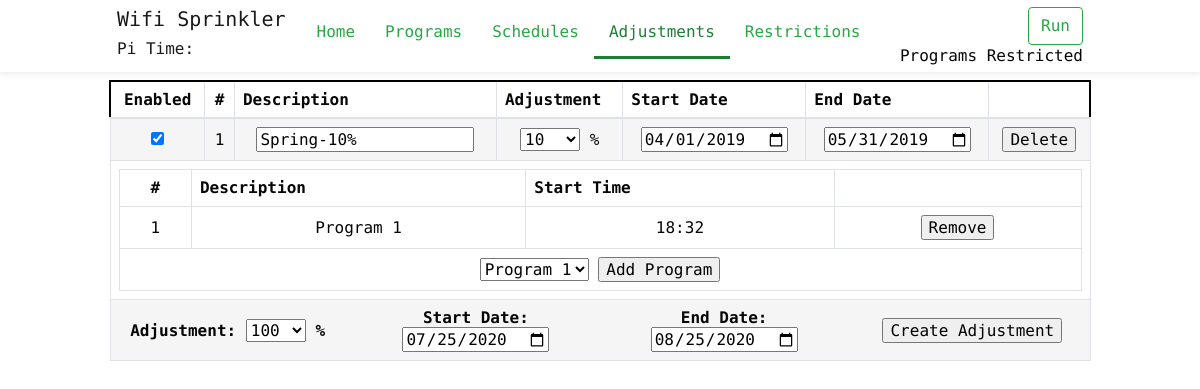
The page /adjustments on the database as committed earlier.
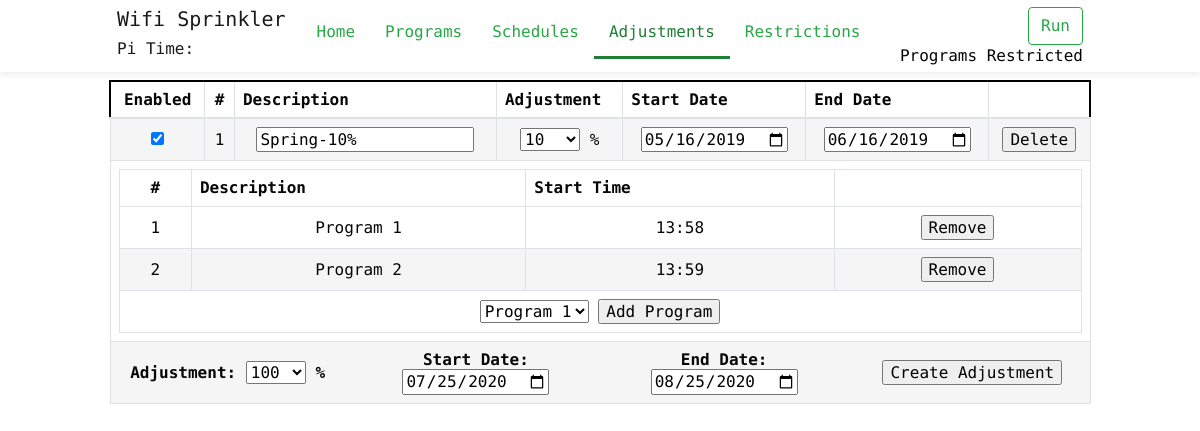
The same page on the database as committed later.
### main.py (models this page shows)
class Adjustment(db.Model):
	__tablename__ = 'Adjustment'
	adjustment_id = db.Column(db.Integer, primary_key=True)
	adjust_value = db.Column(db.Integer, unique=False)
	description = db.Column(db.String(120), unique=False, nullable=False)
	start_date = db.Column(db.DateTime, unique=False, default=datetime.now)
	end_date = db.Column(db.DateTime, unique=False, default=datetime.now)
	enabled = db.Column(db.Boolean)
	program_adjustment = db.relationship('Program_Adjustment', backref='adjustment', cascade="all, delete-orphan")

class Program_Adjustment(db.Model):
	__tablename__ = 'Program_Adjustment'
	__table_args__ = (
		PrimaryKeyConstraint('program_id', 'adjustment_id'),
	)
	program_id = db.Column(db.Integer, db.ForeignKey("Program.program_id"), primary_key=True)
	adjustment_id = db.Column(db.Integer, db.ForeignKey("Adjustment.adjustment_id"), primary_key=True)

class Program(db.Model):
	__tablename__ = 'Program'
	program_id = db.Column(db.Integer, primary_key=True)
	description = db.Column(db.String(120), unique=False, nullable=True)
	enabled = db.Column(db.Boolean)
	program_zones = db.relationship('Program_Zones', backref='program', cascade="all, delete-orphan")
	program_run = db.relationship('Program_Run', backref='program', cascade="all, delete-orphan")
	program_schedule = db.relationship('Program_Schedule', backref='program', cascade="all, delete-orphan")
	program_adjustment = db.relationship('Program_Adjustment', backref='program', cascade="all, delete-orphan")
	program_restriction = db.relationship('Program_Restriction', backref='program', cascade="all, delete-orphan")

### main.py (the view)
@app.route("/adjustments")
def adjustments():
	adjustments = Adjustment.query.all()
	programs = Program.query.filter_by(enabled=True)
	next_progam_run = GetNextProgamRun()
	return render_template('adjustments.html', adjustments=adjustments, programs=programs, next_progam_run=next_progam_run, curent_page='Adjustments')

### main.py (called while the page is built, shortened)
@app.context_processor
def utility_processor():
	return dict(isAllowedTime=isAllowedTime )

@app.template_filter('dateformat')
def dateformat(value, format='%Y-%m-%d'):
	return value.strftime(format)

@app.template_filter('timeformat')
def timeformat(value, format='%H:%M'):
	return value.strftime(format)

def GetNextProgamRun():
	results = db.session.query(Program.program_id, Program.description, Schedule.start_date, Schedule.end_date, Schedule.end_date, Schedule.day_interval)\
				.join(Program_Schedule, Program_Schedule.program_id==Program.program_id)\
				.join(Schedule, Schedule.schedule_id==Program_Schedule.schedule_id)\
				.order_by(Schedule.start_date)\
				.filter(Schedule.end_date >= datetime.now() )\
				.all()
	find_datetime = None
	bResult = True
	start_time = None
	if find_datetime is None:
		return dict( program_id=0, program='Programs Restricted', run_datetime=datetime.now())
	else:
		return dict( program_id=program_id, program=program_desc, run_datetime=find_datetime)

### templates/adjustments.html (shortened to what the changed rows need)
{% extends 'layout.html' %}
{% from "_macros.html" import duration, percentage %}
{% block body %}
		<div class="container" >
			<div class="row">
				<div id="adjustment_div" class="col-lg-12">
					<table class="table table-bordered dataTable" id="dataTable" cellspacing="0" width="100%">
						<thead>
							<tr role="row" style="border: 2px solid #000 !important;">
								<th class="center">Enabled</th>
								<th class="td-select center">#</th>
								<th class="td-select">Description</th>
								<th>Adjustment</th>
								<th>Start Date</th>
								<th>End Date</th>
								<th class="center"></th>
							</tr>
						</thead>
						<tfoot>
							<tr>
								<th colspan="7" class="AddAdjustmentSpan center RowEven">
									<div class="row" >
										<div class="col-sm-3 middle">
											Adjustment:	{{ percentage('adjust-value', 100, True) }} %
										</div>
										<div class="col-sm-3 middle">
											Start Date: <input type="date" id="adjust_startdate" value="" style="" />
										</div>
										<div class="col-sm-3 middle">
											End Date: <input type="date" id="adjust_enddate" value="" style="" />
										</div>
										<div class="col-sm-3 middle">
											<input type="button" id="btn_add_adjustment" value="Create Adjustment" style=""/>
										</div>
									</div>
								</th>
							</tr>
						</tfoot>
						<tbody>
							{% for adjustment in adjustments %}
							<tr role="row" class="RowEven" style="border-top: 2px solid #000;">
								<td>
									{% if adjustment.enabled %}
									<input type="checkbox" id="chk_{{adjustment.adjustment_id}}" name="chk_{{adjustment.adjustment_id}}" checked>
									{% else %}
									<input type="checkbox" id="chk_{{adjustment.adjustment_id}}" name="chk_{{adjustment.adjustment_id}}">
									{% endif %}
						      </td>
						      <td class="td-select">{{ adjustment.adjustment_id }}</td>
								<td class="AdjustmentDescriptionSpan td-select">
									<input type="text" id="desc_{{ adjustment.adjustment_id }}" value="{{ adjustment.description }}" style="" {{'' if adjustment.enabled else 'disabled'}} >
								</td>
								<td class="AdjustmentValue">
									{{ percentage(adjustment.adjustment_id, adjustment.adjust_value, adjustment.enabled) }} %
								</td>
								<td class="AdjustmentStartDate">
									<input type="date" id="start-date_{{ adjustment.adjustment_id }}" value="{{ adjustment.start_date|dateformat }}" style="" {{'' if adjustment.enabled else 'disabled'}}/>
								</td>
								<td class="AdjustmentEndDate">
									<input type="date" id="end-date_{{ adjustment.adjustment_id }}" value="{{ adjustment.end_date|dateformat }}" style="" {{'' if adjustment.enabled else 'disabled'}}/>
								</td>
								<td class="AdjustmentDeleteSpan">
									<input type="button" id="delete_{{ adjustment.adjustment_id }}" value="Delete" style=""/>
								</td>
								</tr>
							<tr>
								<td colspan="7">
									<table class="table table-bordered dataTable" id="table_{{adjustment.adjustment_id}}" cellspacing="0" width="100%" style="margin-bottom: 0px;">
										<tr role="row">
											<th class="center">#</th>
											<th>Description</th>
											<th>Start Time</th>
											<th></th>
										</tr>
										<tfoot>
											<tr>
												<th colspan="5" class="center ProgramAddSpan">
													<select id="select-program_{{adjustment.adjustment_id}}">
													{% for program in programs %}
													<option value="{{ program.program_id }}">{{ program.description }}</option>
													{% endfor %}
													</select>
													<input type="button" id="btn-program-add_{{adjustment.adjustment_id}}" value="Add Program" style=""/>
												</th>
											</tr>
										</tfoot>
										{% for program in adjustment.program_adjustment %}
											{% if loop.index % 2 == 0 %}
											<tr role="row" class="RowEven">
											{% else %}
											<tr role="row" class="RowOdd">
											{% endif %}
											<td>{{ program.program_id }}</td>
											<td>{{ program.program.description }}</td>
											<td class="ProgramStartTimeSpan">
												{% for run_time in program.program.program_run %}
													<div>
														<span id="run_time">{{ run_time.start_time|timeformat }}</span>
												{% endfor %}
											</td>
											<td class="ProgramDeleteSpan">
												<input type="button" id="remove_{{ program.program_id }}" value="Remove" style="min-width: 50px;"/>
											</td>
										</tr>
										{% endfor %}
									</table>
								</td>
							</tr>
						  {% endfor %}
						</tbody>
					</table>
				</div>
			</div>
		</div>
	</body>
</html>
{% endblock %}

### templates/_macros.html (shortened to what this page needs)
{% macro percentage(id, value, enabled=True) %}
<select id ="select_{{ id }}" style="width:100%;max-width: 60px;" {{'' if enabled else 'disabled'}}>
	{% for n in range(200, 0, -10) %}
		<option value='{{n}}' {{'selected' if value==n else ''}}>{{n}}</option>
	{% endfor %}
</select>
{% endmacro %}

Rows that differ between the two databases and show on the page:
changed Adjustment "Spring-10%": start_date "04/01/2019" → "05/16/2019"; end_date "05/31/2019" → "06/16/2019"; gains Program_Adjustment (program_id "1", program.description "Program 1", start_time "13:58"); loses Program_Adjustment (program_id "1", program.description "Program 1", start_time "18:32")
added Program_Adjustment: program_id "2", program.description "Program 2", start_time "13:59"
